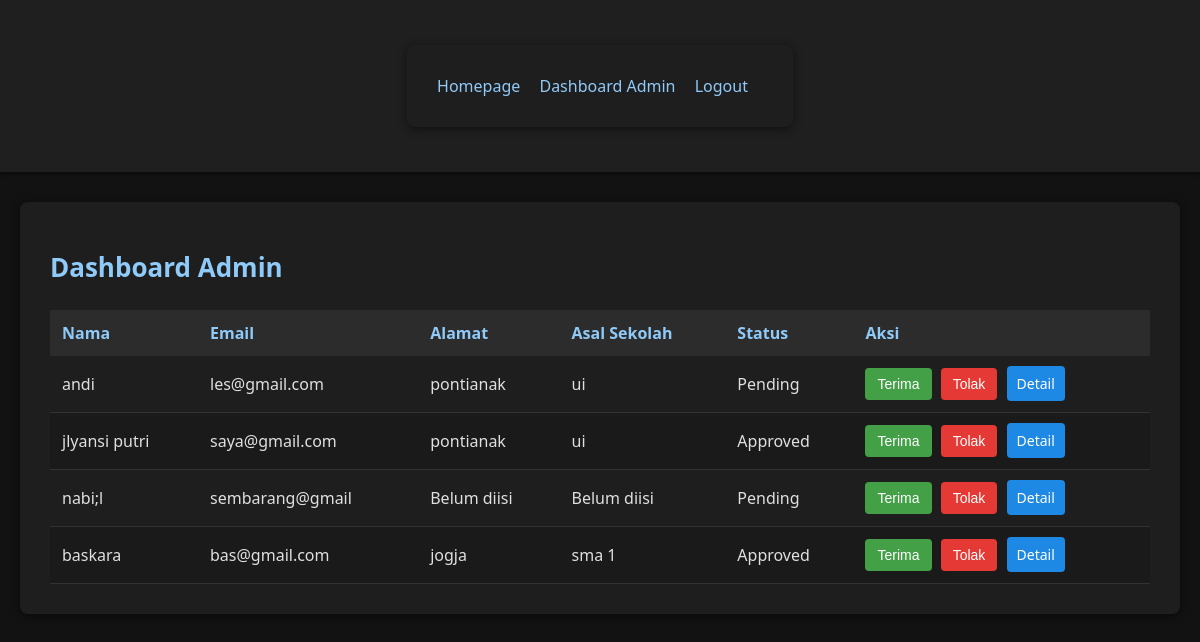
Page /dashboard_admin (signed in) on the earlier database version.
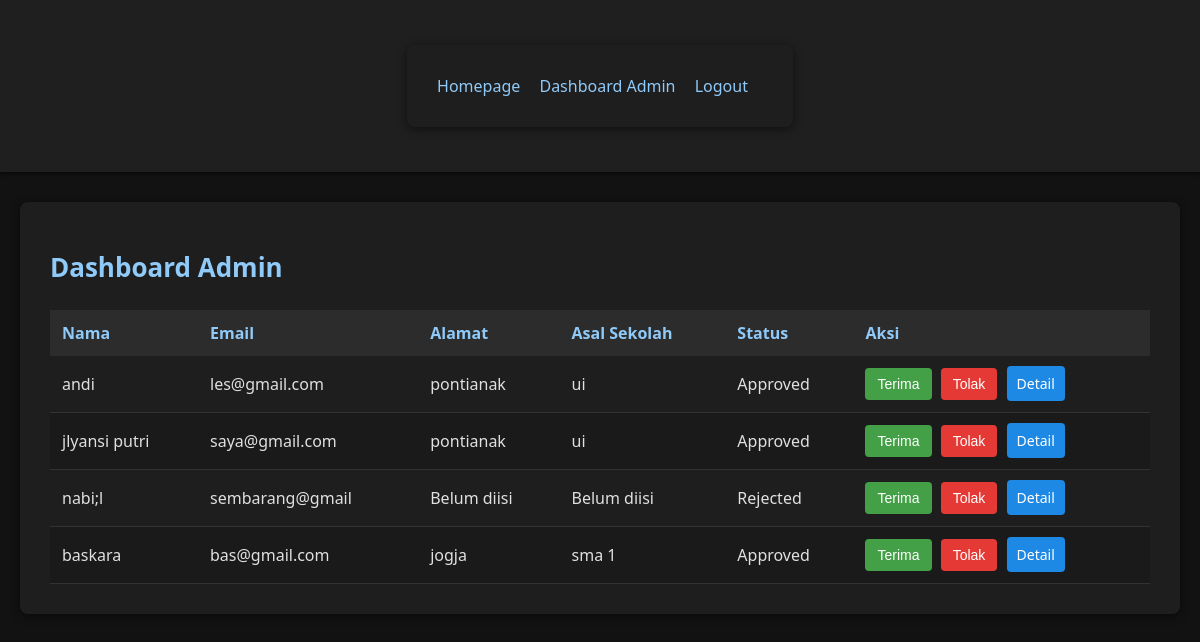
Same page on the later database version.
### models.py (models this page shows)
class User(db.Model):
    id = db.Column(db.Integer, primary_key=True)
    name = db.Column(db.String(100), nullable=False)
    email = db.Column(db.String(100), unique=True, nullable=False)
    password = db.Column(db.String(100), nullable=False)
    status = db.Column(db.String(20), default='Pending')  # Pending, Approved, Rejected
    school = db.Column(db.String(100), nullable=True)  # Asal sekolah
    address = db.Column(db.String(200), nullable=True)  # Alamat
    birth_date = db.Column(db.Date, nullable=True)  # Tanggal lahir
    phone = db.Column(db.String(15), nullable=True)  # Nomor telepon
    gender = db.Column(db.String(20), nullable=True)  # Jenis kelamin
    hobby = db.Column(db.String(200), nullable=True)  # Hobi
    parent_name = db.Column(db.String(100), nullable=True)  # Nama orang tua/wali
    parent_job = db.Column(db.String(100), nullable=True)  # Pekerjaan orang tua/wali
    created_at = db.Column(db.DateTime, default=datetime.utcnow)  # Waktu pendaftaran

### app.py (the view, shortened to what this page needs)
@app.route('/dashboard_admin', methods=['GET', 'POST'])
def dashboard_admin():
    if 'admin_id' not in session:
        flash('Anda harus login sebagai admin untuk mengakses halaman ini.')
        return redirect(url_for('login'))
    users = User.query.all()
    return render_template('dashboard_admin.html', users=users)

### templates/dashboard_admin.html (shortened to what this page needs)
<!DOCTYPE html>
<html>
<head>
    <link rel="stylesheet" type="text/css" href="{{ url_for('static', filename='css/admin.css') }}">
</head>
<body>
    <nav class="navbar">
        <div class="container">
            <div class="navbar-links">
                <a href="/" class="navbar-brand">Homepage</a>
                <a href="/dashboard_admin">Dashboard Admin</a>
                <a href="/logout">Logout</a>
            </div>
        </div>
    </nav>
    <div class="container">
        <h1>Dashboard Admin</h1>
        <table>
            <thead>
                <tr>
                    <th>Nama</th>
                    <th>Email</th>
                    <th>Alamat</th>
                    <th>Asal Sekolah</th>
                    <th>Status</th>
                    <th>Aksi</th>
                </tr>
            </thead>
            <tbody>
                {% for user in users %}
                <tr>
                    <td>{{ user.name }}</td>
                    <td>{{ user.email }}</td>
                    <td>{{ user.address or 'Belum diisi' }}</td>
                    <td>{{ user.school or 'Belum diisi' }}</td>
                    <td>{{ user.status }}</td>
                    <td>
                        <form method="POST" style="display: inline;">
                            <button type="submit" name="action" value="approve">Terima</button>
                            <button type="submit" name="action" value="reject">Tolak</button>
                        </form>
                        <a href="{{ url_for('user_detail', user_id=user.id) }}" class="btn-detail">Detail</a>
                    </td>
                </tr>
                {% endfor %}
            </tbody>
        </table>
    </div>
</body>
</html>

### static/css/admin.css (style rules this page uses)
body { margin: 0; font-family: 'Segoe UI', sans-serif; background-color: #121212; color: #e0e0e0; }
.navbar { background-color: #1f1f1f; padding: 15px 30px; display: flex; justify-content: space-between; align-items: center; color: #ffffff; box-shadow: 0 2px 4px rgba(0, 0, 0, 0.5); }
.navbar a { color: #90caf9; text-decoration: none; margin-right: 15px; font-weight: 500; }
.container { max-width: 1100px; margin: 30px auto; background: #1e1e1e; padding: 30px; border-radius: 8px; box-shadow: 0 2px 10px rgba(0, 0, 0, 0.5); }
.container h1 { margin-bottom: 25px; font-size: 26px; color: #90caf9; }
table { width: 100%; border-collapse: collapse; margin-top: 20px; color: #e0e0e0; }
thead { background-color: #2c2c2c; color: #90caf9; }
thead th { padding: 12px; text-align: left; font-weight: 600; }
tbody tr { border-bottom: 1px solid #333; }
tbody tr:nth-child(even) { background-color: #1a1a1a; }
tbody td { padding: 12px; }
button[type="submit"] { padding: 8px 12px; margin-right: 5px; border: none; border-radius: 4px; color: white; cursor: pointer; font-size: 14px; transition: background-color 0.2s; }
button[name="action"][value="approve"] { background-color: #43a047; }
button[name="action"][value="reject"] { background-color: #e53935; }
.btn-detail { background-color: #1e88e5; padding: 8px 10px; border-radius: 4px; color: white; text-decoration: none; font-size: 14px; }

Differences in the rows shown:
changed User "andi": status "Pending" → "Approved"
changed User "nabi;l": status "Pending" → "Rejected"
